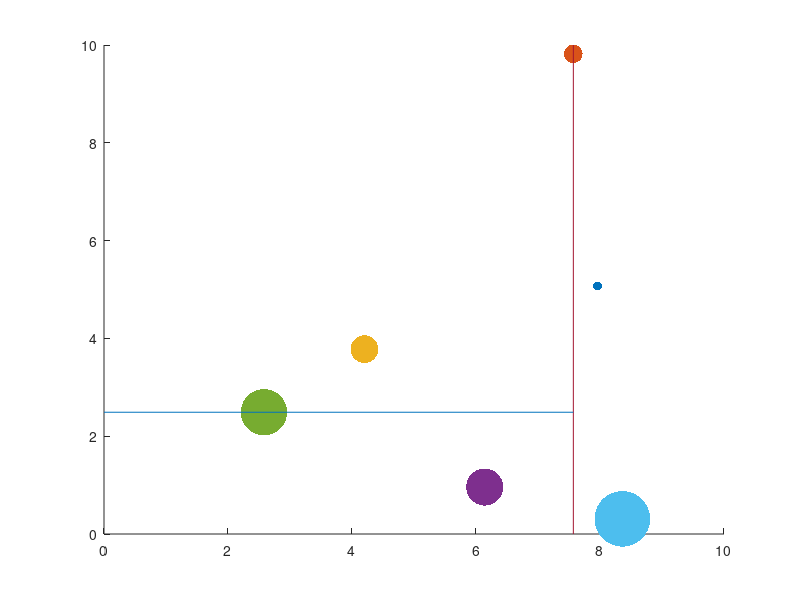

Here is the MATLAB script that generated this plot:
x = [7.96 7.57 4.2 6.14 2.58 8.36]
y = [5.07 9.82 3.78 0.96 2.49 0.31]

m = [10 20 30 40 50 60] * 2;
clf

hold on
for k=1:numel(x)
	plot(x(k), y(k), ".", "markersize", m(k));
end

% Note that indices here start with 1
split=1+1;

spx=x(split);
spy0=0;
spy1=10;

plot([spx spx], [spy0 spy1], "-")

split=4+1;

spy=y(split);
spx0=0;
spx1=10;

plot([spx0 spx], [spy spy], "-")


hold off
